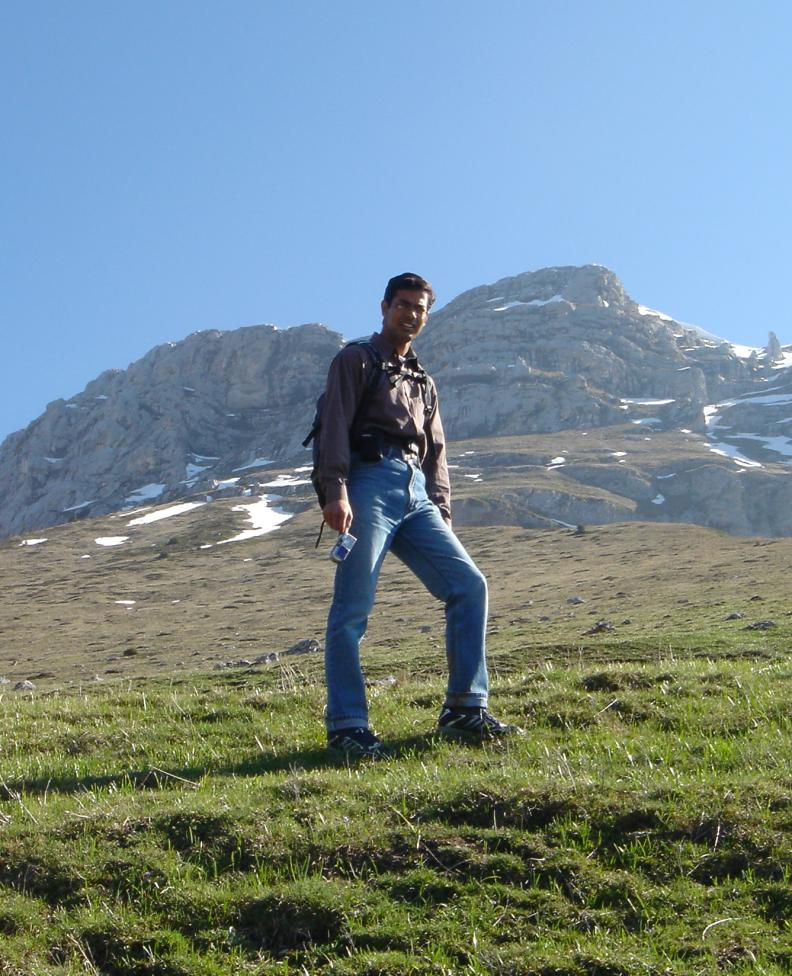
#> input picture projetpers/train/003.jpg, 792 x 976 px; its folder holds only this picture in this run
$ python get_training_data.py
#> lines starting #> are read from the running program, lines starting #| are printed output that depends on the picture
#!/usr/bin/env python3
# -*- coding: utf-8 -*-
"""
Created on Fri Apr 27 22:45:47 2018

@author: aoao
"""
SAMPLE_SIZE = (128,64)


from skimage import io, util, color
import glob
import numpy as np
from sklearn.utils import shuffle
from skimage.transform import resize, rescale
from matplotlib import pyplot as plt

symbols_to_keep = dir()

train_image_list = []
train_positive_image_list = []
train_raw_negative_image_list = []
train_negative_image_list = []

for filename in sorted(glob.glob('projetpers/train/*.jpg')): #assuming gif
    im = io.imread(filename)
#> im is the input picture: shape (976, 792, 3); mean R, G, B 117.6, 137, 140.9
    im = color.rgb2gray(im)
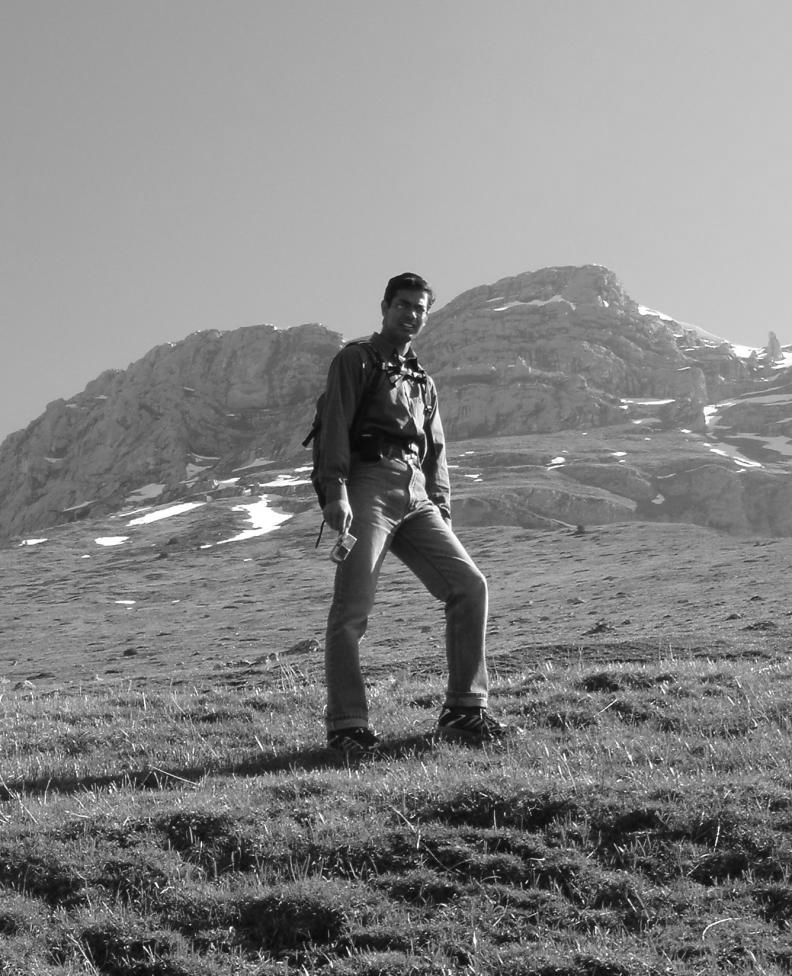
#> im: shape (976, 792) float64; min 0, max 1, mean 0.522
    train_image_list.append(im)

with open('projetpers/label.txt') as f:
#> (reads projetpers/label.txt from the repository)
    lines = f.readlines()


RATIO = 2


def generate_neg_imgs(img, H, W, x1, x2, y1, y2):
    H,W = SAMPLE_SIZE

    while img.shape[0]>=H and img.shape[1]>=W:
        ystep = max(int((img.shape[0]-H) * 0.1),1)
        xstep = max(int((img.shape[1]-W) * 0.1),1)
        for y in range(0, img.shape[0] - H, ystep):
            for x in range(0, img.shape[1] - W, xstep):
                inter_area_ratio = ((x2-x)*(y2-y))/((x2-x1)*(y2-y1))
                if inter_area_ratio < 0.8:
                    window = img[y:y + H, x:x + W]
                    train_negative_image_list.append(window)
        img = rescale(img, 0.8, mode='constant')


for i, tmp_img in enumerate(train_image_list):
    line = lines[i].split(" ")
    x = int(line[1])
    y = int(line[2])
    width = int(line[3])
    height = int(line[4])

#get the size of raw image
    max_height, max_width = tmp_img.shape
# the center of a window
    x_c = int((2*x+width)/2)
    y_c = int((2*y+height)/2)

    if height/width > RATIO:
        width = int(height/RATIO)
    else:
        height = int(RATIO*width)

    x1 = max(int(x_c - width/2), 0)
    y1 = max(int(y_c - height/2), 0)
    x2 = min(int(x_c + width/2), max_width)
    y2 = min(int(y_c + height/2), max_height)

    cropped_img = tmp_img[y1: y2, x1: x2]
    resized_img = resize(cropped_img, SAMPLE_SIZE)

    train_positive_image_list.append(resized_img)

    generate_neg_imgs(tmp_img, height, width, x1, x2, y1, y2)
#> this loop made 1 pass
#> (x, y, max_height, max_width, x_c, y_c) on pass 1: (178, 154, 976, 792, 245, 311)
#> pass 1, `cropped_img = tmp_img[y1: y2, x1: x2]`:
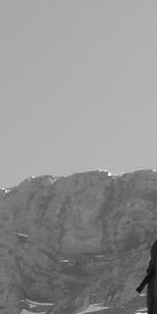
#> cropped_img: shape (314, 157) float64; min 0.0455, max 0.992, mean 0.568
#> after the loop, train_positive_image_list = 1 item

#delete small negative image

for neg_img in train_raw_negative_image_list:
    height, width = neg_img.shape
    if height*width > SAMPLE_SIZE[0]*SAMPLE_SIZE[1]:
        resized_img = resize(neg_img, SAMPLE_SIZE)
        train_negative_image_list.append(resized_img)
#> after the loop, train_negative_image_list = 371 items


y_positive = np.ones(len(train_positive_image_list))
#> y_positive = [1]
y_negative = np.zeros(len(train_negative_image_list))
#> y_negative = 371 values from 0 to 0
train_positive_image_list = np.array(train_positive_image_list)
train_negative_image_list = np.array(train_negative_image_list)
X_train = np.concatenate((train_positive_image_list, train_negative_image_list))
Y_train = np.concatenate((y_positive, y_negative), axis=0)
#> Y_train = 372 values, max 1 at index 0, min 0 at index 1, mean 0.00269

X_train, Y_train = shuffle(X_train, Y_train)
#> Y_train = 372 values, max 1 at index 276, min 0 at index 0, mean 0.00269


# garbage collector
symbols_to_keep += ['X_train', 'Y_train']
internal_vars = ['name', 'internal_vars','symbols_to_keep','In', 'Out', 'get_ipython', 'exit', 'get_ipython', 'quit']
#
for name in dir():
    if not name.startswith('_') and name not in internal_vars:
        if name not in symbols_to_keep:
            del globals()[name]
del symbols_to_keep
del internal_vars
del name
